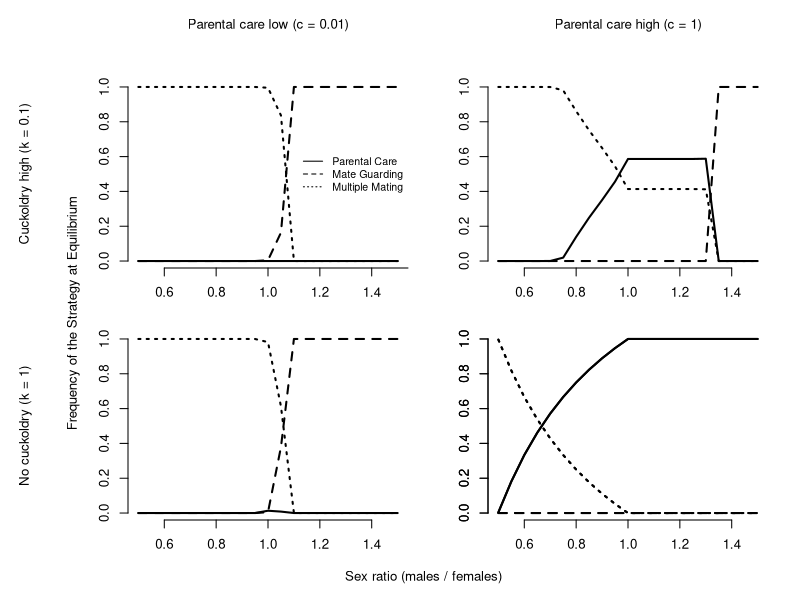

Write the R code that produced this figure.
pr.cuckold <- function( a, b, k, p ){
a*(1-b)*(1-k)*(1-p)/(1+a*(1-b)*(1-k)*(1-p))
}

asr.sim <- function( f, m, q, t ){
ft = mt = qt = rep(NA, t)
if( m>f ){
ft[1]=f; mt[1]=m; qt[1]=q
for( i in 2:t ){
ft[i]<-ft[i-1]*(1-qt[i-1])
mt[i]<-mt[i-1] - qt[i-1]*ft[i-1]
qt[i]<-( qt[i-1]*mt[i-1]-qt[i-1]*ft[i-1] )/(mt[i-1]-qt[i-1]*ft[i-1])
}
}
if( f>=m ){
ft[1]=f; mt[1]=m; qt[1]=q
ft[2:t] <- f - q*m
mt[2:t] <- mt[1]*( 1 - qt[1] )
qt[2:t] <- 0
}
ans<-list( ft,mt,qt )
names( ans ) <- c("ft", "mt", "qt")
ans
}

# fitness of strategies
fitness <- function( p0, q0, t=100, c, u, b, f0, m0, k ){
# first find how the operational sex ratio changes through time
asr.dyn<-asr.sim( f=f0, m=m0, q=q0, t=t )
# reassign variables
ft <- asr.dyn$ft; mt <- asr.dyn$mt; qt <- asr.dyn$qt
# define vector for the frequency of PC over time
pt <- rep(NA, t); pt[1] <- p0
for( i in 2:t ) pt[i] <- pt[i-1] + ( qt[i-1] - qt[i] )/2
# define variables representing reproductive
# payoffs each time period
# for PC, MM, and MG males
vp <- ve <- vg <- 0
# loop over time periods
for( i in 1:t ){
if( mt[i]>0 ){ # if there are males left
# PC and MM relative frequencies (not counting MG males)
pc <- ifelse( qt[i]==1, 0, pt[i]/( 1 - qt[i] ) )
# prob of a female encountering a male after
# MG males have paired with females, set ceiling at one
# and condition for the last time step
apc <- min( 1, ifelse( i==t, mt[i]/ft[i], mt[i+1]*(1-qt[i+1]) / ft[i+1] ) )
# checks to make sure it is a valid value
apc <- ifelse( is.nan(apc), 0, apc)
apc <- ifelse( is.infinite(apc), 0, apc)
# now define variable y, defined in the main text
yt <- min( 1, ft[i]/mt[i] )
# calculate reproductive payoff at time i, following the main text
# parental care (vp)
vp <- vp + (1+c) * u^(i-1) * min( ft[i]/mt[i], 1) * ( 1 - pr.cuckold( a=apc, b=b, p=pc, k=k ) )
# multiple mating (ve)
f <- ifelse( (1 - pt[i] - qt[i]) > 0, yt * pt[i] / ( 1 - pt[i] - qt[i] ), 0 )
gt <- f * pr.cuckold( a=apc, b=b, p=pc, k=k )
zt <- ifelse( (1 - pt[i] - qt[i]) > 0, ( ft[i] - yt * mt[i] * (pt[i]+qt[i]) ) /
( mt[i] * (1 - pt[i] - qt[i] ) ), 0 )
ve <- ve + u^(i-1) * ( zt + gt*(1+c) )
# mate guarding (vg)
fnot <- ifelse( i>1, prod( sapply( seq(1,i-1,1), function(z) 1 - min( ft[z]/mt[z], 1) ) ), 1 )
vg <- vg + u^(i-1) * min( ft[i]/mt[i], 1) * 1/(1-u) * fnot
}
}
# return final fitness values
ans<-c( vp, vg, ve )
names(ans) <- c("Wp", "Wg", "We")
ans
}

delta.sim <- function( startx, starty, c=c, u=u, b=b, f0=f0, m0=m0, k=k ) {
p <- startx
q <- starty
## call to get fitness values
fitpq <- fitness(p0=p, q0=q, t=100, c=c, u=u, b=b, f0=f0, m0=m0, k=k)
fit <- c( fitpq["Wp"], fitpq["Wg"], fitpq["We"] ) # return fitnesses
wbar <- p*fit[1] + q*fit[2] + (1-p-q)*fit[3];
# change in PC frequency
dp <- p*fit[1]/wbar - p;
# change in MG frequency
dq <- q*fit[2]/wbar - q;
# change in MM frequency
dr <- (1-p-q)*fit[3]/wbar - (1-p-q);
# ensure the change in freq. adds up to 0
con <- ( dp + dq + dr )/3
dp <- ifelse( dp==0, 0, dp - con )
dq <- ifelse( dq==0, 0, dq - con )
dr <- ifelse( dr==0, 0, dr - con )
# return frequency changes
c(dp,dq,dr)
}

sim.pq <- function( p0, q0, time, c, u, b, f0, m0, k ){
pt <- qt <- rep(NA,time)
pt[1] <- p0
qt[1] <- q0
for( i in 2:time ){
deltapq <- delta.sim( pt[i-1], qt[i-1], c=c, u=u, b=b, f0=f0, m0=m0, k=k )
pt[i] <- pt[i-1] + deltapq[1]
qt[i] <- qt[i-1] + deltapq[2]
}
ans <- list(pt,qt); names(ans) <- c("pt","qt")
ans
}

sr.sim <- function( p0, q0, time=100, c=2, u=u_survival, b=0.3, k=1, plotit=FALSE){
# function for plot
mseq <- seq(50,150,5)
fseq <- rep(100,length(mseq) )
eq.strat <- matrix( rep(NA,2*length(mseq)), nrow=length(mseq) )
for( i in 1:length(mseq)){
strat.dyn <- sim.pq( p0=p0, q0=q0, time=time, c=c, u=u, b=b, f0=fseq[i], m0=mseq[i], k=k )
eq.strat[i,] <- c( strat.dyn$pt[time], strat.dyn$qt[time] )
}
ratio <- mseq / fseq
if( plotit==TRUE ){
windows()
plot( ratio, eq.strat[,1], axes=FALSE, type="n", ylab="", xlab="", ylim=c(0,1) )
axis( side=1)
mtext( "Sex ratio F/M", side=1, line=2)
mtext( "Equilibrium frequencies", side=2, line=2)
axis( side=2)
lines( ratio, eq.strat[,1], lty=1, lwd=2)
lines( ratio, eq.strat[,2], lty=2, lwd=2)
lines( ratio, 1 - eq.strat[,1] - eq.strat[,2], lty=3, lwd=2)
legend( "topright", legend=c("PC","MG", "MM"), lty=1:3)
}
ans <- list(eq.strat, ratio); names(ans) <- c("eq.strat", "ratio")
ans
}

# define ternary plot function
tern.asr = function(t, c, u, b, f0, m0, k, length=0.012, cont.pqby=0.025, phase.pqby=0.03,
t.contour=F, t.phase=F, t.arrows=F, labcex=0.8 ){
# game fitness function
game = function( p, q, w0=1 ){
ans = fitness(p0=p, q0=q, t=t, c=c, u=u, b=b, f0=f0, m0=m0, k=k)
c( ans["Wp"], ans["Wg"], ans["We"] ) # return fitnesses
}
# run baryplot
bary.init(col="white")
bary.labels("Paternal Care","Mate Guarding", "Multiple Mating")
if( t.contour==T ) bary.contour2(thegame = game, pqby=cont.pqby )
# phase plot
if( t.phase==T ) bary.phase(thegame = game, length = length, pqby=phase.pqby)
if( t.arrows==T ){
# around the center
bary.plotsim( 0.33, 0.33, arrow=TRUE, thegame=game )
bary.plotsim( 0.2, 0.2, arrow=TRUE, thegame=game )
bary.plotsim( 0.6, 0.2, arrow=TRUE, thegame=game )
bary.plotsim( 0.2, 0.6, arrow=TRUE, thegame=game )
}
}

sim.pq <- function( p0, q0, time, c, u, b, f0, m0, k ){
pt <- qt <- rep(NA,time)
pt[1] <- p0
qt[1] <- q0
for( i in 2:time ){
deltapq <- delta.sim( pt[i-1], qt[i-1], c=c, u=u, b=b, f0=f0, m0=m0, k=k )
pt[i] <- pt[i-1] + deltapq[1]
qt[i] <- qt[i-1] + deltapq[2]
}
ans <- list(pt,qt); names(ans) <- c("pt","qt")
ans
}

sr.sim <- function( p0, q0, time=100, c=2, u=0.9, b=0.3, k=1, plotit=FALSE){
# function for plot
mseq <- seq(50,150,5)
fseq <- rep(100,length(mseq) )
eq.strat <- matrix( rep(NA,2*length(mseq)), nrow=length(mseq) )
for( i in 1:length(mseq)){
strat.dyn <- sim.pq( p0=p0, q0=q0, time=time, c=c, u=u, b=b, f0=fseq[i], m0=mseq[i], k=k )
eq.strat[i,] <- c( strat.dyn$pt[time], strat.dyn$qt[time] )
}
ratio <- mseq / fseq
if( plotit==TRUE ){
windows()
plot( ratio, eq.strat[,1], axes=FALSE, type="n", ylab="", xlab="", ylim=c(0,1) )
axis( side=1)
mtext( "Sex ratio F/M", side=1, line=2)
mtext( "Equilibrium frequencies", side=2, line=2)
axis( side=2)
lines( ratio, eq.strat[,1], lty=1, lwd=2)
lines( ratio, eq.strat[,2], lty=2, lwd=2)
lines( ratio, 1 - eq.strat[,1] - eq.strat[,2], lty=3, lwd=2)
legend( "topright", legend=c("PC","MG", "MM"), lty=1:3)
}
ans <- list(eq.strat, ratio); names(ans) <- c("eq.strat", "ratio")
ans
}

#Figure4
# MM common low care high cuckoldry
mm_com_lh <- sr.sim( p0=0.005, q0=0.005, t=100, c=.01, u=0.9, b=0.3, k=0.1 )
# MM common low care low cuckoldry
mm_com_ll <- sr.sim( p0=0.005, q0=0.005, t=100, c=.01, u=0.9, b=0.3, k=1 )
# MM common high care high cuckoldry
mm_com_hh <- sr.sim( p0=0.005, q0=0.005, t=100, c=1, u=0.9, b=0.3, k=0.1 )
# MM common high care low cuckoldry
mm_com_hl <- sr.sim( p0=0.005, q0=0.005, t=100, c=1, u=0.9, b=0.3, k=1 )

windows(width=9, height=6)

par(oma=c(3,4,3,1), mar=c(2,4,2,1), mfcol=c(2,2), cex=0.8 )
plot( mm_com_lh$ratio, mm_com_lh$eq.strat[,1], axes=FALSE, type="n", ylab="", xlab="", ylim=c(0,1) )
axis( side=1, at=seq(0.6,2.0,0.2))
mtext( "Frequency of the Strategy at Equilibrium", side=2, line=3, cex=0.8, at=-0.3)
mtext( "Cuckoldry high (k = 0.1)", side=2, line=6, cex=0.8)
mtext( "Parental care low (c = 0.01)", side=3, line=3, cex=0.8 )

axis( side=2)
lines( mm_com_lh$ratio, mm_com_lh$eq.strat[,1], lty=1, lwd=2)
lines( mm_com_lh$ratio, mm_com_lh$eq.strat[,2], lty=2, lwd=2)
lines( mm_com_lh$ratio, 1 - mm_com_lh$eq.strat[,1] - mm_com_lh$eq.strat[,2], lty=3, lwd=2)
legend( "right", legend=c("Parental Care","Mate Guarding", "Multiple Mating"), lty=1:3, box.lwd=0,
cex=0.8)
plot(mm_com_ll$ratio, mm_com_ll$eq.strat[,1], axes=FALSE, type="n", ylab="", xlab="", ylim=c(0,1) )

axis( side=1)
mtext( "Sex ratio (males / females)", side=1,line=3, cex=0.8, at=1.6)
mtext( "No cuckoldry (k = 1)", side=2, line=6, cex=0.8)
mtext( "", side=3 )
axis( side=2)
lines( mm_com_ll$ratio, mm_com_ll$eq.strat[,1], lty=1, lwd=2)
lines( mm_com_ll$ratio, mm_com_ll$eq.strat[,2], lty=2, lwd=2)
lines( mm_com_ll$ratio, 1 - mm_com_ll$eq.strat[,1] - mm_com_ll$eq.strat[,2], lty=3, lwd=2)
plot( mm_com_hh$ratio, mm_com_hh$eq.strat[,1], axes=FALSE, type="n", ylab="", xlab="", ylim=c(0,1) )

axis( side=1)
#mtext( "Men's survival rate", side=1, line=3)
#mtext( "", side=2, line=2)
mtext( "Parental care high (c = 1)", side=3, line=3, cex=0.8)
axis( side=2)
lines( mm_com_hh$ratio, mm_com_hh$eq.strat[,1], lty=1, lwd=2)
lines( mm_com_hh$ratio, mm_com_hh$eq.strat[,2], lty=2, lwd=2)
lines( mm_com_hh$ratio, 1 - mm_com_hh$eq.strat[,1] - mm_com_hh$eq.strat[,2], lty=3, lwd=2)
plot( mm_com_hl$ratio, mm_com_hl$eq.strat[,1], axes=FALSE, type="n", ylab="", xlab="", ylim=c(0,1) )
axis( side=1)

#mtext( "Sex ratio Males/Females", side=1, line=3, cex=0.8)
mtext( "", side=2, line=2)
#mtext( "MM common", side=3 )
axis( side=2)
lines( mm_com_hl$ratio, mm_com_hl$eq.strat[,1], lty=1, lwd=2)
lines( mm_com_hl$ratio, mm_com_hl$eq.strat[,2], lty=2, lwd=2)
lines( mm_com_hl$ratio, 1 - mm_com_hl$eq.strat[,1] - mm_com_hl$eq.strat[,2], lty=3, lwd=2)

axis( side=2)
lines( mm_com_hl$ratio, mm_com_hl$eq.strat[,1], lty=1, lwd=2)
lines( mm_com_hl$ratio, mm_com_hl$eq.strat[,2], lty=2, lwd=2)
lines( mm_com_hl$ratio, 1 - mm_com_hl$eq.strat[,1] - mm_com_hl$eq.strat[,2], lty=3, lwd=2)